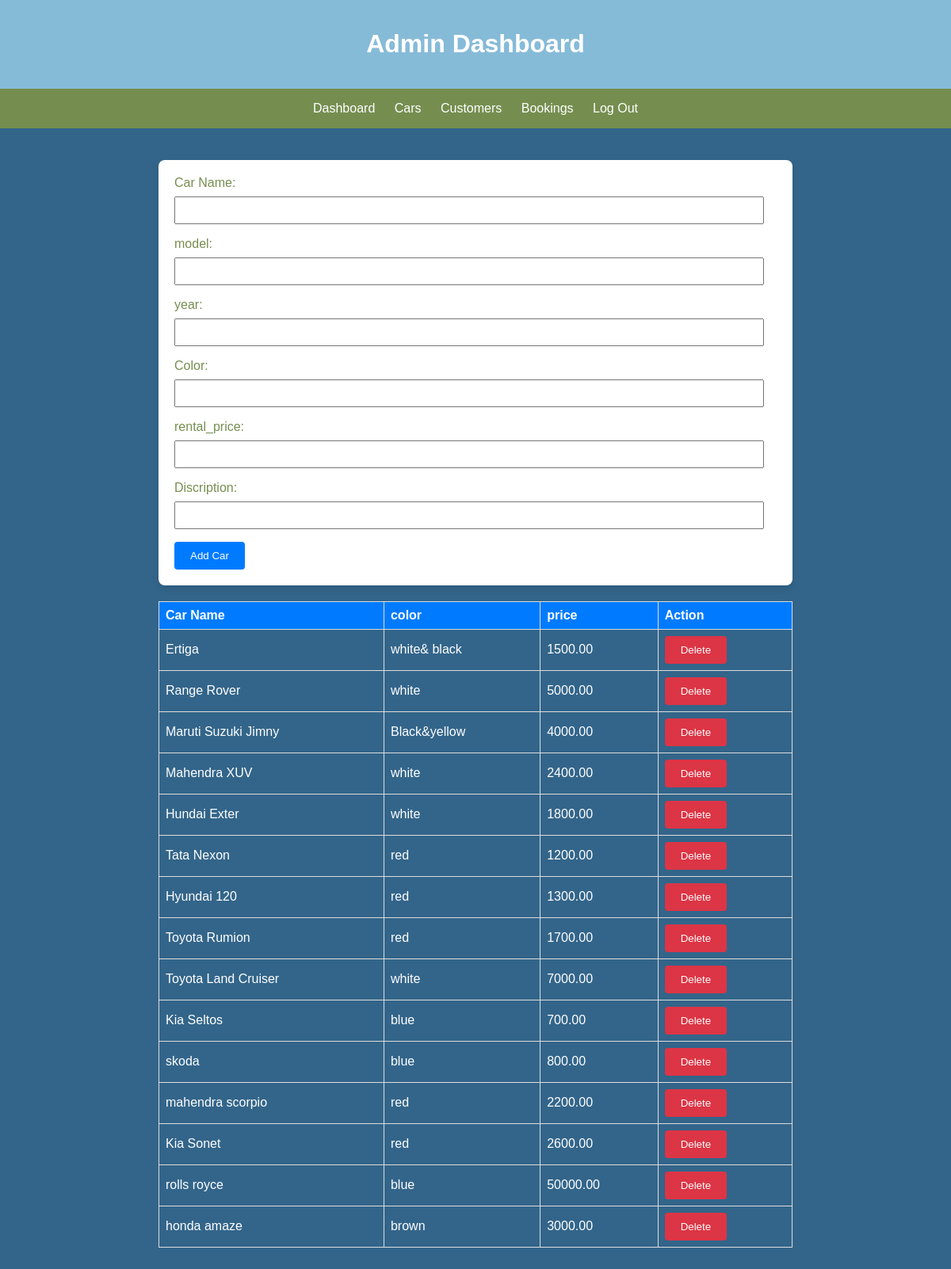
Page /admin/cars.php on the committed database.
### tables this page shows
CREATE TABLE `cars` (
  `id` int(6) UNSIGNED NOT NULL,
  `brand` varchar(50) NOT NULL,
  `model` varchar(50) NOT NULL,
  `year` int(4) NOT NULL,
  `color` varchar(30) DEFAULT NULL,
  `rental_price` decimal(10,2) DEFAULT NULL,
  `available` tinyint(1) DEFAULT 1,
  `new` int(11) DEFAULT NULL,
  `Discription` varchar(1000) DEFAULT NULL
);

### admin/cars.php (the view, shortened to what this page needs)
<?php
include("../partials/connect.php");
$sql = "SELECT * FROM cars";
$result = $conn->query($sql);
?>
<!DOCTYPE html>
<html lang="en">
<head>
<link rel="stylesheet" href="style.css">
</head>
<body class="body">
  <header class="header">
    <h1>Admin Dashboard</h1>
  </header>
  <?php include("partials/nav.php"); ?>
  <section class="section">
    <form method="POST" id="addCarForm" class="form">
      <label for="brand" class="label">Car Name:</label>
      <input type="text" id="brand" name="brand" required class="input">
      <label for="model" class="label">model:</label>
      <input type="text" id="model" name="model" required class="input">
      <label for="year" class="label">year:</label>
      <input type="text" id="year" name="year" required class="input">
      <label for="color" class="label">Color:</label>
      <input type="text" id="color" name="color" required class="input">
      <label for="rental_price" class="label">rental_price:</label>
      <input type="text" id="rental_price" name="rental_price" required class="input">
      <label for="Discription" class="label">Discription:</label>
      <input type="text" id="Discription" name="Discription" required class="input">
      <button type="submit" class="button">Add Car</button>
    </form>
    <table class="table">
      <thead>
        <tr>
          <th>Car Name</th>
          <th>color</th>
          <th>price</th>
          <th>Action</th>
        </tr>
      </thead>
      <tbody>
      <?php
if ($result->num_rows > 0) {
    while ($row = $result->fetch_assoc()) {
        ?>
        <tr>
            <td>
                <?php echo '' . $row['brand'] . '' ?>
            </td>
            <td>
                <?php echo '' . $row['color'] . '' ?>
            </td>
            <td>
                <?php echo '' . $row['rental_price'] . '' ?>
            </td>
                <td><a href="cars.php?id=<?php echo '' . $row['id'] . '' ?>"><button class="button delete">Delete</button></a></td>
        </tr>
    <?php }
} ?>
          </tbody>
    </table>
  </section>
</body>
</html>

### admin/style.css (style rules this page uses)
body { font-family: Arial, sans-serif; background-color: #33658A; margin: 0; padding: 0; color: #758E4F; }
.header { background-color: #86BBD8; padding: 1em; text-align: center; color: white; }
.section { padding: 20px; max-width: 800px; margin: 20px auto; }
.form { background-color: #ffffff; padding: 20px; border-radius: 8px; box-shadow: 0 4px 8px rgba(0, 0, 0, 0.1); }
.label { display: block; margin-bottom: 8px; }
.input { width: calc(100% - 16px); padding: 8px; margin-bottom: 16px; box-sizing: border-box; }
.button { background-color: #007BFF; color: white; padding: 10px 20px; border: none; border-radius: 4px; cursor: pointer; }
.table { width: 100%; border-collapse: collapse; margin-top: 20px; }
.table th, .table td { border: 1px solid #ddd; color:#ffff; padding: 8px; text-align: left; }
.table th { background-color: #007BFF; color: white; }
.button.delete { background-color: #dc3545; }

### rows in the picture
cars: brand "Ertiga", color "white& black", rental_price "1500.00"
cars: brand "Range Rover", color "white", rental_price "5000.00"
cars: brand "Maruti Suzuki Jimny", color "Black&yellow", rental_price "4000.00"
cars: brand "Mahendra XUV", color "white", rental_price "2400.00"
cars: brand "Hundai Exter", color "white", rental_price "1800.00"
cars: brand "Tata Nexon", color "red", rental_price "1200.00"
cars: brand "Hyundai 120", color "red", rental_price "1300.00"
cars: brand "Toyota Rumion", color "red", rental_price "1700.00"
cars: brand "Toyota Land Cruiser", color "white", rental_price "7000.00"
cars: brand "Kia Seltos", color "blue", rental_price "700.00"
cars: brand "skoda", color "blue", rental_price "800.00"
cars: brand "mahendra scorpio", color "red", rental_price "2200.00"
cars: brand "Kia Sonet", color "red", rental_price "2600.00"
cars: brand "rolls royce", color "blue", rental_price "50000.00"
cars: brand "honda amaze", color "brown", rental_price "3000.00"
